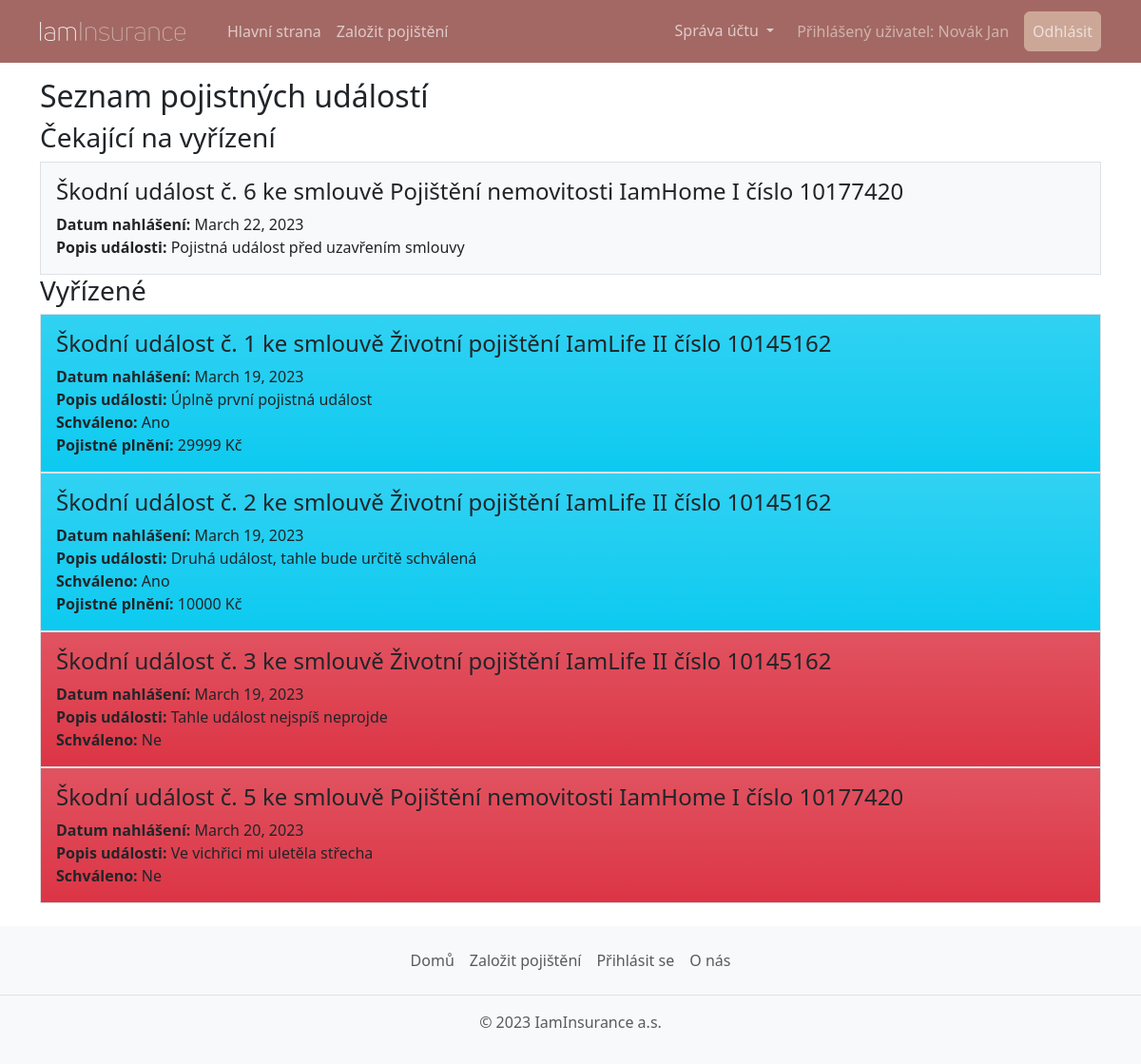
Screenshot of /muj-ucet/skodni-udalosti/ (signed in) with the database file from the repository.
### insurance_app/models.py (models this page shows, shortened)
class Person(AbstractBaseUser, PermissionsMixin):
    USERNAME_FIELD: str = "email"
    REQUIRED_FIELDS: list = ["first_name", "last_name", "date_of_birth"]  # other fields are not required for staff
    objects: BaseUserManager = PersonManager()
    first_name: models.Field = models.CharField(max_length=150, verbose_name='Křestní jméno')
    last_name: models.Field = models.CharField(max_length=150, verbose_name='Příjmení')
    email: models.Field = models.EmailField(unique=True, verbose_name='E-mail')
    phone: models.Field = modelfields.PhoneNumberField(region="CZ", null=True, verbose_name='Telefon')
    address1: models.Field = models.CharField(max_length=150, default="", verbose_name='Adresa')
    address2: models.Field = models.CharField(max_length=150, blank=True, default="", verbose_name='Adresa - druhý řádek')
    postal_code: models.Field = models.CharField(max_length=12, default="", verbose_name='PSČ')
    city: models.Field = models.CharField(max_length=150, default="", verbose_name='Město')
    country: models.Field = models.CharField(max_length=150, default="", verbose_name='Stát')
    date_of_birth: models.Field = models.DateField(verbose_name='Datum narození')
    is_staff: models.Field = models.BooleanField(default=False, verbose_name='Zaměstnanec')
    is_superuser: models.Field = models.BooleanField(default=False, verbose_name='Administrátor')
    slug: models.Field = models.SlugField(unique=True, null=False)
    def __str__(self) -> str:
        return f"{self.last_name} {self.first_name}"

class InsuredEvent(models.Model):
    contract: Contract = models.ForeignKey(to=Contract, on_delete=models.CASCADE, verbose_name='Smlouva')
    event_date: models.DateField = models.DateField(verbose_name='Datum události')
    reporting_date: models.DateField = models.DateField(auto_now_add=True)
    description: models.TextField = models.TextField(verbose_name='Popis události')
    processed: models.BooleanField = models.BooleanField(default=False, verbose_name='Zpracováno')
    approved: models.BooleanField = models.BooleanField(default=False, verbose_name='Schváleno')
    payout: models.IntegerField = models.IntegerField(null=True, blank=True, verbose_name='Pojistné plnění')

class Contract(models.Model):
    objects: models.Manager
    product: models.Field = models.ForeignKey(to=Product, on_delete=models.RESTRICT, verbose_name='Produkt')
    insured: models.Field = models.ForeignKey(to=Person, on_delete=models.RESTRICT, verbose_name='Pojištěnec')
    conclusion_date: models.Field = models.DateField(auto_now_add=True, verbose_name='Datum uzavření')
    payment: models.Field = models.PositiveIntegerField(verbose_name='Pravidelná platba')
    @property
    def contract_number(self) -> int:
        return 10_000_001 + self.pk * 127 ** 2
    def __str__(self):
        return f"{self.product} číslo {self.contract_number}"

class Product(models.Model):
    name: models.Field = models.CharField(max_length=64, unique=True, verbose_name='Název')
    description: models.Field = models.TextField(default="", verbose_name='Popis')
    active: models.Field = models.BooleanField(default=True, blank=True, verbose_name='Aktivní')
    image: models.Field = models.ImageField(upload_to='images/', verbose_name='Obrázek')
    def __str__(self) -> str:
        inactive = " (nedostupné)" if not self.active else ""
        return str(self.name) + inactive
    class Meta:
        verbose_name = u'Produkt'

### client_account/views.py (the view)
# urls.py: path("skodni-udalosti/", views.InsuredEventListView.as_view(), name='event-list'),
@method_decorator(login_required, name='get')
class InsuredEventListView(generic.ListView):
    model = models.InsuredEvent
    template_name = template.EVENT_LIST
    title = 'Seznam pojistných událostí'
    def get_context_data(self, *, object_list: QuerySet = None, **kwargs) -> dict:
        if not object_list:
            object_list = self.get_queryset()
        context = super().get_context_data(object_list=object_list, **kwargs)
        context['pending'] = object_list.filter(processed=False)
        context['processed'] = object_list.filter(processed=True)
        context['title'] = self.title
        return context
    def get_queryset(self) -> QuerySet:
        queryset = super().get_queryset()
        return queryset.filter(contract__insured=self.request.user).order_by('reporting_date')

### insurance_app/templates/insurance_app/event_list.html
{% extends 'main.html' %}
{% block content %}
<section>
    {% if pending.0 %}
    <h3>Čekající na vyřízení</h3>
    {% for event in pending %}
    <div class="container bg-light p-3 border">
        <h4>Škodní událost č. {{ event.pk }} ke smlouvě {{ event.contract }}</h4>
        <div><span class="fw-bold">Datum nahlášení:</span> {{ event.reporting_date }}</div>
        <div><span class="fw-bold">Popis události:</span> {{ event.description }}</div>
    </div>
    {% endfor %}
    {% endif %}
    {% if processed.0 %}
    <h3>Vyřízené</h3>
    {% for event in processed %}
    <div class="container {% if event.approved %}bg-info{% else %}bg-danger{% endif %} bg-gradient p-3 border">
        <h4>Škodní událost č. {{ event.pk }} ke smlouvě {{ event.contract }}</h4>
        <div><span class="fw-bold">Datum nahlášení:</span> {{ event.reporting_date }}</div>
        <div><span class="fw-bold">Popis události:</span> {{ event.description }}</div>
        <div><span class="fw-bold">Schváleno:</span> {% if event.approved %}Ano{% else %}Ne{% endif %}</div>
        {% if event.approved %}<div><span class="fw-bold">Pojistné plnění:</span> {{ event.payout }} Kč</div>{% endif %}
    </div>
    {% endfor %}
    {% endif %}
</section>
{% endblock %}

### insurance_app/templates/header.html (shortened to what this page needs)
{% load static %}
<header>
        <nav class="navbar navbar-expand-lg bg-body-tertiary mb-3">
            <div class="container">
                <a class="navbar-brand" href="{% url 'home' %}">
                    <img src="{% static 'images/iaminsurance-logo.webp' %}" class="img-brand" alt="iaminsurance">
                </a>
                <div class="collapse navbar-collapse" id="navbarSupportedContent">
                    <ul class="navbar-nav me-auto mb-2 mb-lg-0">
                        <li class="nav-item">
                            <a class="nav-link" aria-current="page" href="{% url 'home' %}">Hlavní strana</a>
                        </li>
                        <li class="nav-item">
                            <a class="nav-link" href="{% if user.is_authenticated %}{% url 'register-contract' %}{% else %}{% url 'register' %}{% endif %}">Založit pojištění</a>
                        </li>
                    </ul>
                    <ul class="navbar-nav ms-auto mb-2 mb-lg-0">
                        {% if user.is_staff %}<li class="nav-item dropdown">
                            <a class="nav-link dropdown-toggle" href="#" role="button" data-bs-toggle="dropdown" aria-expanded="false">Správa</a>
                            <ul class="dropdown-menu">
                                <li><a class="dropdown-item" href="{% url 'clients-list' %}">Klienti</a></li>
                                <li><a class="dropdown-item" href="{% url 'products-list' %}">Produkty</a></li>
                                <li><a class="dropdown-item" href="{% url 'pending-event-list' %}">Nezpracované pojistné události</a></li>
                                <li><a class="dropdown-item" href="{% url 'processsed-event-list' %}">Zpracované pojistné události</a></li>
                            </ul>
                        </li>
                        {% elif user.is_authenticated %}
                        <li class="nav-item dropdown">
                            <a class="nav-link dropdown-toggle" href="#" role="button" data-bs-toggle="dropdown"
                               aria-expanded="false">
                                Správa účtu
                            </a>
                        </li>
                        {% endif %}
                        {% if not user.is_authenticated %}
                        <li class="nav-item"><a class="btn btn-primary" href="{% url 'login' %}">Login</a></li>
                        {% else %}
                        <li class="nav-item align-self-center"><span class="mx-3 text-secondary">Přihlášený uživatel: {{ user }}</span></li>
                        <li class="nav-item"><a class="nav-link btn btn-primary" href="{% url 'logout' %}">Odhlásit</a></li>
                        {% endif %}
                    </ul>
                </div>
            </div>
        </nav>
    </header>

### insurance_app/static/css/style.css (style rules this page uses)
body { background: #fffffe; }
.img-brand { height: 40px; padding: 10px 20px 10px 0; }

### rows the page displays
Person: last_name+first_name "Novák Jan"
InsuredEvent: pk "6", contract "Pojištění nemovitosti IamHome I číslo 10177420", reporting_date "March 22, 2023", description "Pojistná událost před uzavřením smlouvy"
InsuredEvent: pk "1", contract "Životní pojištění IamLife II číslo 10145162", reporting_date "March 19, 2023", description "Úplně první pojistná událost", approved "Ano", payout "29999"
InsuredEvent: pk "2", contract "Životní pojištění IamLife II číslo 10145162", reporting_date "March 19, 2023", description "Druhá událost, tahle bude určitě schválená", approved "Ano", payout "10000"
InsuredEvent: pk "3", contract "Životní pojištění IamLife II číslo 10145162", reporting_date "March 19, 2023", description "Tahle událost nejspíš neprojde", approved "Ne"
InsuredEvent: pk "5", contract "Pojištění nemovitosti IamHome I číslo 10177420", reporting_date "March 20, 2023", description "Ve vichřici mi uletěla střecha", approved "Ne"

### other values shown
{{ title }} "Seznam pojistných událostí"
